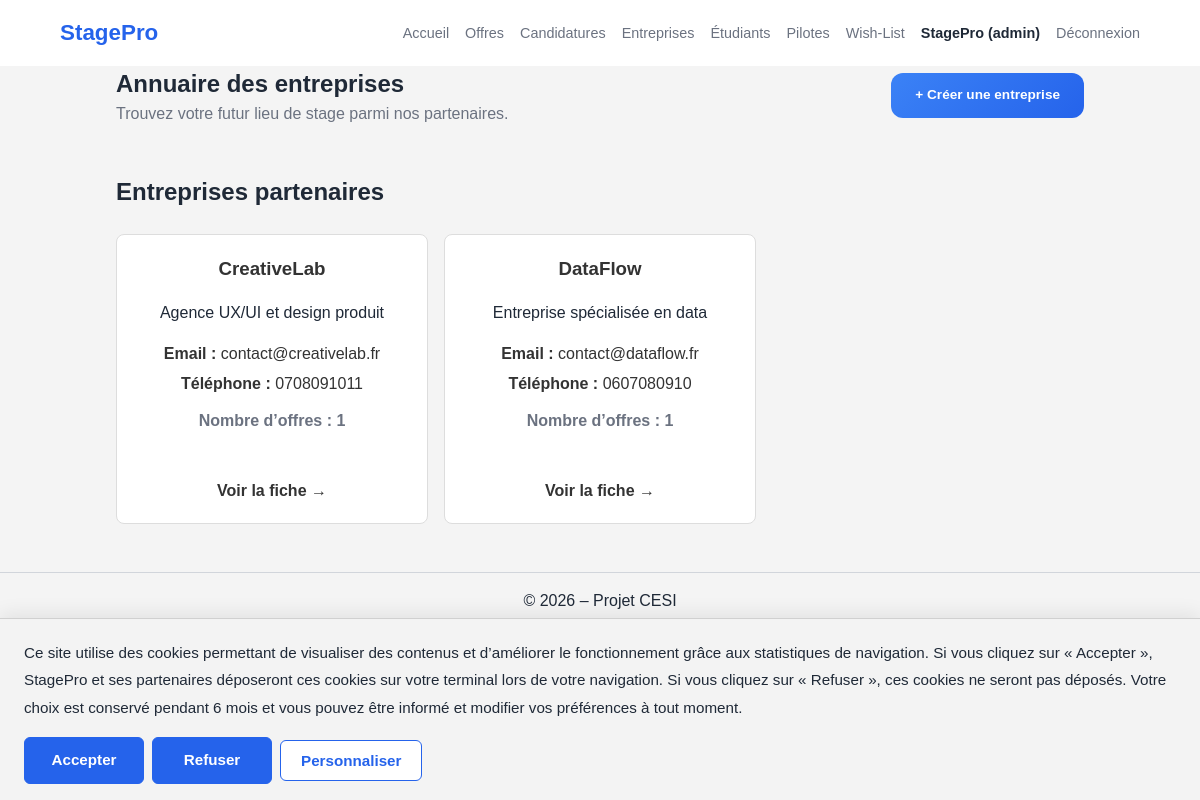
The app's page /index.php?page=entreprises (signed in) with its own data.
### tables this page shows
CREATE TABLE `entreprises` (
  `id` int(11) NOT NULL,
  `nom` varchar(150) NOT NULL,
  `description` text DEFAULT NULL,
  `email_contact` varchar(150) DEFAULT NULL,
  `telephone_contact` varchar(30) DEFAULT NULL,
  `created_at` timestamp NOT NULL DEFAULT current_timestamp()
);

### app/Controllers/EntrepriseController.php (called while the page is built, shortened)
<?php
require_once __DIR__ . '/../Models/Entreprise.php';
class EntrepriseController {
    private $model;
    public function __construct() {
        $this->model = new Entreprise();
    }
    public function index() {
        $entreprises = $this->model->findAll();
        include __DIR__ . '/../Views/layout/header.php';
        include __DIR__ . '/../Views/entreprises/liste.php';
        include __DIR__ . '/../Views/layout/footer.php';
    }
}

### config/Database.php (called while the page is built)
<?php
class Database {
    private static $instance = null;
    public static function getConnection() {
        if (self::$instance === null) {
            try {
                self::$instance = new PDO(
                    "mysql:host=localhost;dbname=stagepro;charset=utf8",
                    "root",
                    ""
                );
                self::$instance->setAttribute(PDO::ATTR_ERRMODE, PDO::ERRMODE_EXCEPTION);
                self::$instance->setAttribute(PDO::ATTR_DEFAULT_FETCH_MODE, PDO::FETCH_ASSOC);
            } catch (PDOException $e) {
                die("Erreur de connexion : " . $e->getMessage());
            }
        }
        return self::$instance;
    }
}

### app/Models/Entreprise.php (called while the page is built, shortened)
<?php
require_once __DIR__ . '/../../config/Database.php';
class Entreprise
{
    private PDO $pdo;
    public function __construct()
    {
        $this->pdo = Database::getConnection();
    }
    public function findAll(): array
    {
        $sql = "SELECT * FROM entreprises ORDER BY nom ASC";
        $stmt = $this->pdo->query($sql);
        return $stmt->fetchAll(PDO::FETCH_ASSOC);
    }
}

### app/Views/entreprises/liste.php (the view, shortened to what this page needs)
<section>
  <div style="display: flex; justify-content: space-between; align-items: center; gap: 1rem; flex-wrap: wrap;">
    <div>
      <h1>Annuaire des entreprises</h1>
      <p style="color: var(--text-muted);">Trouvez votre futur lieu de stage parmi nos partenaires.</p>
    </div>
    <?php if (isset($_SESSION['user']) && in_array($_SESSION['user']['role'], ['admin', 'pilote'], true)): ?>
      <a href="index.php?page=entreprise-create" class="btn-cta" style="font-size: 0.85rem;">+ Créer une entreprise</a>
    <?php endif; ?>
  </div>
</section>
<section style="margin-top: 3rem;">
  <h2>Entreprises partenaires</h2>
  <div class="container-espaces" style="margin-top: 1.5rem;">
    <?php if (!empty($entreprises)): ?>
      <?php foreach ($entreprises as $entreprise): ?>
        <article class="card" style="position: relative; min-height: 290px; display: flex; flex-direction: column; justify-content: space-between;">
          <div>
            <h3 style="color: var(--accent-blue); margin-bottom: 1rem;">
              <?= htmlspecialchars($entreprise['nom']) ?>
            </h3>
            <p style="line-height: 1.7; color: var(--text-main); margin-bottom: 1rem;">
              <?php
                $description = trim($entreprise['description'] ?? '');
                if ($description === '') {
                    echo 'Aucune description disponible.';
                } else {
                    echo htmlspecialchars(
                        mb_strlen($description) > 150
                            ? mb_substr($description, 0, 150) . '...'
                            : $description
                    );
                }
              ?>
            </p>
            <?php if (!empty($entreprise['email_contact'])): ?>
              <p style="margin-bottom: 0.4rem;">
                <strong>Email :</strong> <?= htmlspecialchars($entreprise['email_contact']) ?>
              </p>
            <?php endif; ?>
            <?php if (!empty($entreprise['telephone_contact'])): ?>
              <p style="margin-bottom: 0.4rem;">
                <strong>Téléphone :</strong> <?= htmlspecialchars($entreprise['telephone_contact']) ?>
              </p>
            <?php endif; ?>
            <p style="color: var(--text-muted); margin-top: 0.8rem; font-weight: 600;">
              Nombre d’offres : <?= (int)($entreprise['nb_offres'] ?? 0) ?>
            </p>
          </div>
          <div style="margin-top: 1.2rem;">
            <span style="color: var(--accent-blue); font-weight: 600;">Voir la fiche →</span>
          </div>
          <a href="index.php?page=entreprise-detail&id=<?= (int)$entreprise['id'] ?>" class="lien-etendu"></a>
        </article>
      <?php endforeach; ?>
    <?php else: ?>
      <p>Aucune entreprise trouvée.</p>
    <?php endif; ?>
  </div>
</section>

### public/styles.css (style rules this page uses)
:root { --bg-body: #f4f4f4; --surface: #ffffff; --accent: #2563eb; --text-main: #1f2937; --text-muted: #6b7280; --border: #d1d5db; --header-height: 0px; }
* { box-sizing: border-box; margin: 0; padding: 0; }
body { background-color: var(--bg-body); color: var(--text-main); font-family: sans-serif; line-height: 1.5; padding-bottom: 2rem; }
section { margin-bottom: 5rem; }
.btn-cta { background: linear-gradient(135deg, #3b82f6, #2563eb); color: white; padding: 12px 24px; font-size: 1rem; font-weight: 600; border-radius: 12px; text-decoration: none; display: inline-block; transition: all 0.2s ease; }
div[aria-label*="Liste"], .container-espaces, .grid-offres { display: grid; grid-template-columns: repeat(auto-fill, minmax(280px, 1fr)); gap: 1rem; margin-top: 1rem; }
article { background: var(--surface); border: 1px solid var(--border); padding: 1rem; position: relative; min-height: 150px; background-size: cover; background-position: center; }
article a.lien-etendu { position: absolute; top: 0; left: 0; width: 100%; height: 100%; z-index: 5; }
.card { background-size: cover; background-position: center; min-height: 250px; display: flex; flex-direction: column; justify-content: center; text-align: center; border: 1px solid #ddd; border-radius: 8px; padding: 20px; text-decoration: none; color: #333; }
section:not(.hero):not(.entreprise-showcase):not(.espaces-section):not(.stats-section) { max-width: 1000px; margin: 0 auto 2.5rem auto; padding: 0 1rem; }

### records on screen
entreprises: nom "CreativeLab", description "Agence UX/UI et design produit", email_contact "contact@creativelab.fr", telephone_contact "0708091011", nb_offres "1"
entreprises: nom "DataFlow", description "Entreprise spécialisée en data", email_contact "contact@dataflow.fr", telephone_contact "0607080910", nb_offres "1"

### other values on screen
$_SESSION['user']['prenom'] "StagePro"
$_SESSION['user']['role'] "admin"
